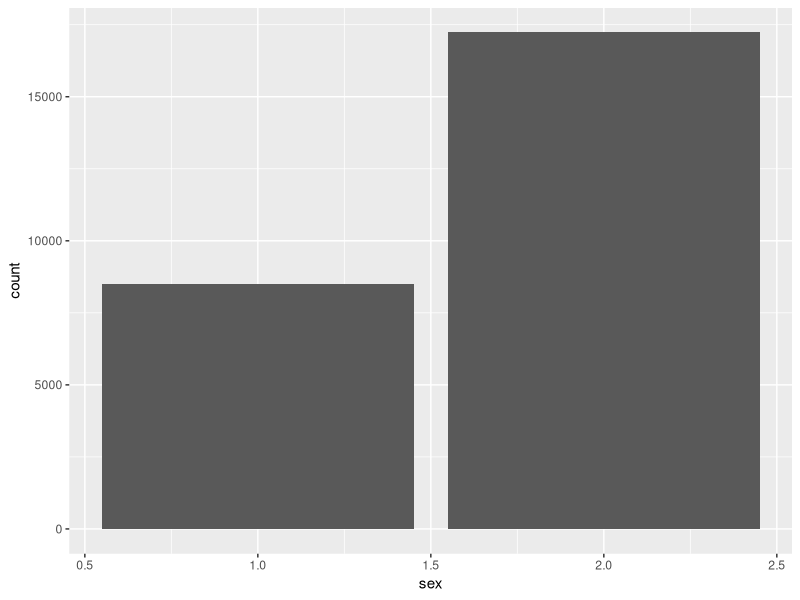
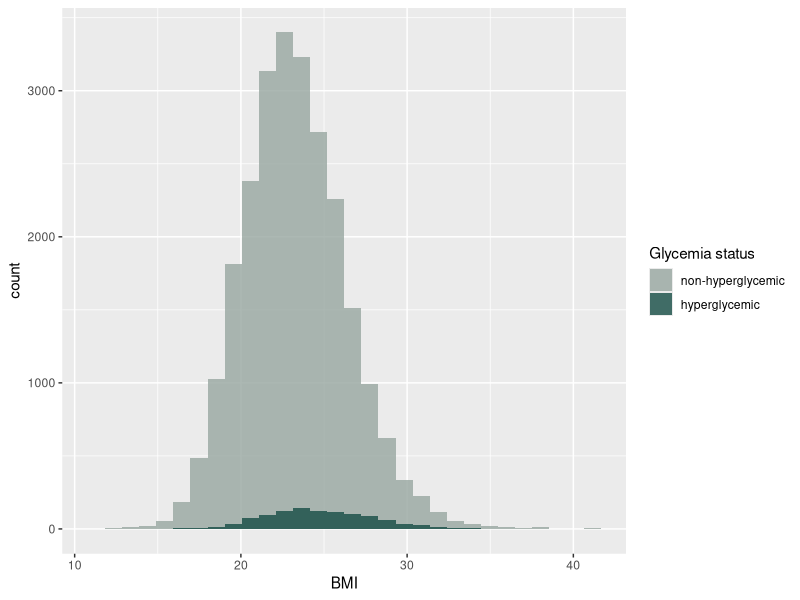
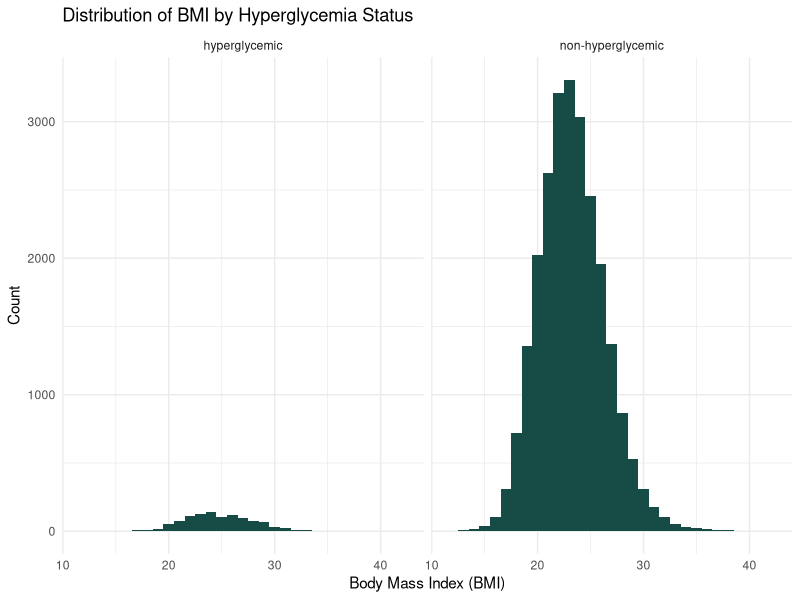
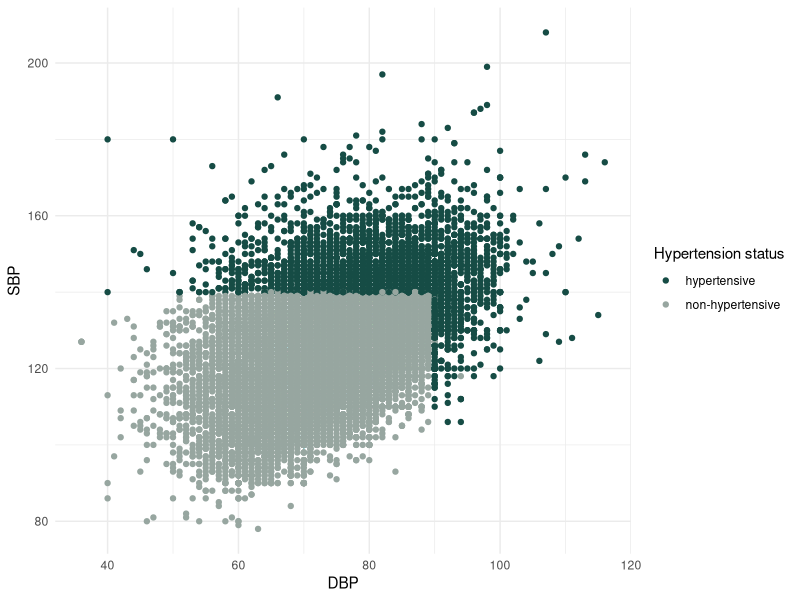

These figures' R source, in order:
## ---- chunk 1
#| message: false
#| warning: false
library(tidyverse)
SUA_CVDs_risk_factors_data <- read.csv(here::here("data/SUA_CVDs_risk_factors.csv"))
## ---- chunk 2
# Checking distribution of sex

#| fig-cap: "Discrete plot of sex"
#| label: fig-sex-bar
ggplot(SUA_CVDs_risk_factors_data, aes(x = sex)) +
  geom_bar()
## ---- chunk 3
#| tbl-cap: "Mean values of Age and BMI for each sex."
#| label: tbl-mean-age-bmi
SUA_CVDs_risk_factors_data |>
  mutate(sex_label = if_else(sex == 1, "female", "male")) |>
  group_by(sex_label) |>
  summarise(
    "Age (yrs)" = round(mean(Age), 1),
    "BMI (kg/m^2^)" = round(mean(BMI), 1)
  ) |>
  rename("Sex" = sex_label) |>
  ungroup() |>
  knitr::kable()
## ---- chunk 4
# Identify cutoff for hypertension criteria

SUA_CVDs_risk_factors_data |>
  filter(SBP > 145, hypertension == 1)
## ---- chunk 5
#| tbl-cap: "Mean values of Age, BMI, SBP, and DBP for hypertensive vs non-hypertensive."
#| label: tbl-mean-age-bmi-sbp-dbp-hypertension
SUA_CVDs_risk_factors_data |>
  mutate(hypertension_label = if_else(hypertension == 1, "non-hypertensive", "hypertensive")) |>
  group_by(hypertension_label) |>
  summarise(
    "Age (yrs)" = round(mean(Age), 1),
    "BMI (kg/m^2^)" = round(mean(BMI), 1),
    "SBP (mmHg)" = round(mean(SBP), 0),
    "DBP (mmHg)" = round(mean(DBP), 0)
  ) |>
  rename("Hypertension status" = hypertension_label) |>
  ungroup() |>
  knitr::kable()
## ---- chunk 6
# Identify cutoff for hyperglycemia criteria

SUA_CVDs_risk_factors_data |>
  filter(FBG > 7, hyperglycemia == 1)
## ---- chunk 7
#| tbl-cap: "Mean values of Age, BMI, SBP, and DBP for hyperglycemic vs non-hyperglycemic."
#| label: tbl-mean-age-bmi-sbp-dbp-hyperglycemia
SUA_CVDs_risk_factors_data |>
  mutate(hyperglycemia_label = if_else(hyperglycemia == 1, "non-hyperglycemic", "hyperglycemic")) |>
  group_by(hyperglycemia_label) |>
  summarise(
    "Age (yrs)" = round(mean(Age), 1),
    "BMI (kg/m^2^)" = round(mean(BMI), 1),
    "SBP (mmHg)" = round(mean(SBP), 0),
    "DBP (mmHg)" = round(mean(DBP), 0)
  ) |>
  rename("Glycemia status" = hyperglycemia_label) |>
  ungroup() |>
  knitr::kable()
## ---- chunk 8
SUA_CVDs_risk_factors_data |>
  mutate(hyperglycemia_label = if_else(
    hyperglycemia == 1, 
    "non-hyperglycemic", 
    "hyperglycemic"
  )) |>
  ggplot(aes(x = BMI, fill = fct_rev(hyperglycemia_label))) +
  geom_histogram(position = "identity", alpha = 0.8, bins = 30) +
  scale_fill_manual(values = c("non-hyperglycemic" = "#97A6A0", "hyperglycemic" = "#164C45")) +
  labs(fill = "Glycemia status")

SUA_CVDs_risk_factors_data |>
  mutate(hyperglycemia_label = if_else(
    hyperglycemia == 1, 
    "non-hyperglycemic", 
    "hyperglycemic"
  )) |>
  ggplot(aes(x = BMI)) +
    geom_histogram(
      binwidth = 1,
      fill = "#164C45"
    ) +
    facet_grid(. ~ hyperglycemia_label) +
    labs(
      title = "Distribution of BMI by Hyperglycemia Status",
      x = "Body Mass Index (BMI)",
      y = "Count"
    ) +
  theme_minimal()
## ---- chunk 9
SUA_CVDs_risk_factors_data |>
  mutate(hypertension_label = if_else(
    hypertension == 1, 
    "non-hypertensive", 
    "hypertensive"
  )) |>
  ggplot(aes(x = DBP, y = SBP, colour = hypertension_label)) +
  geom_point() +
  #geom_smooth() +
  labs(colour = "Hypertension status") +
  scale_color_manual(
    values = c("#164C45","#97A6A0")
  ) +
  theme_minimal()
